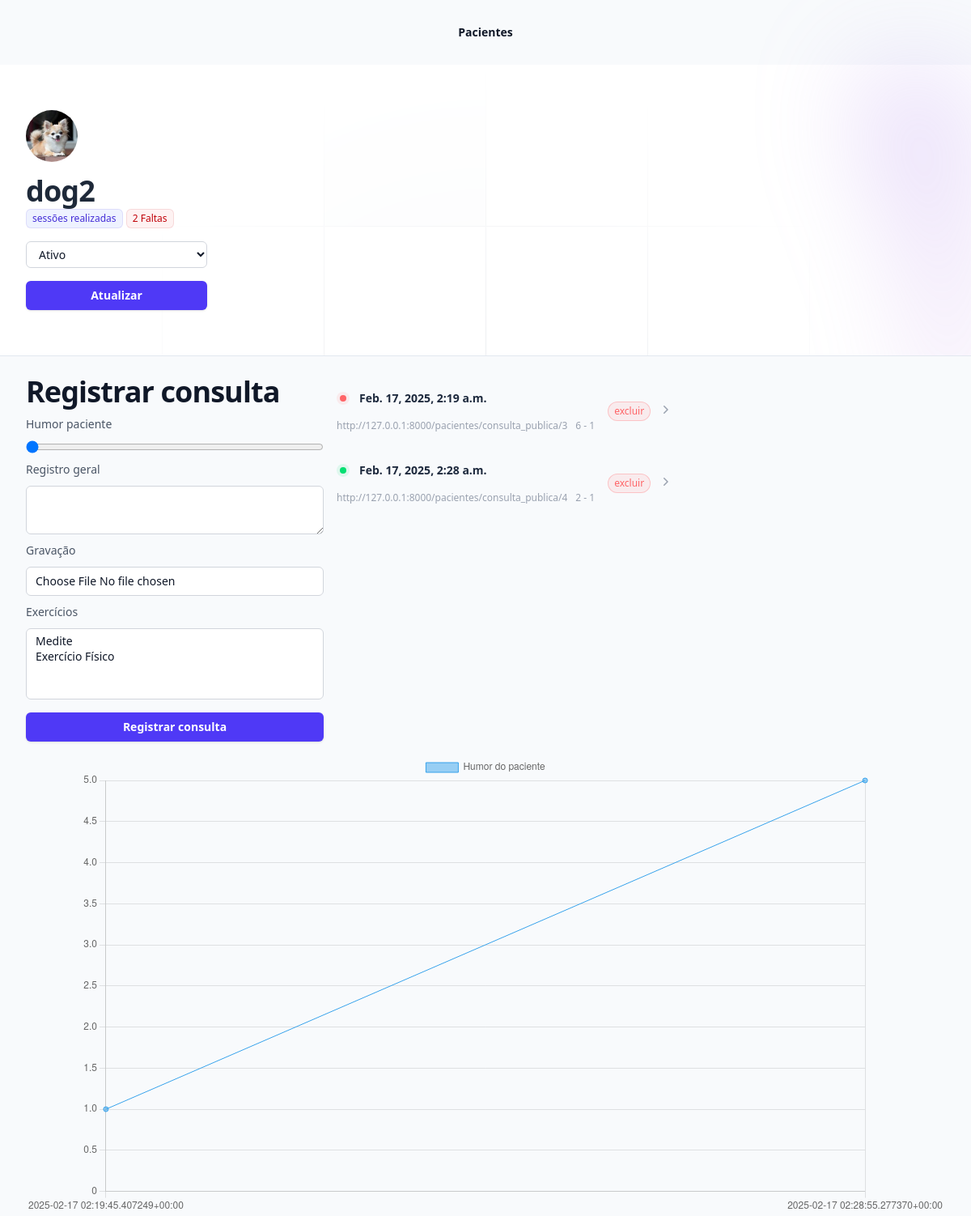
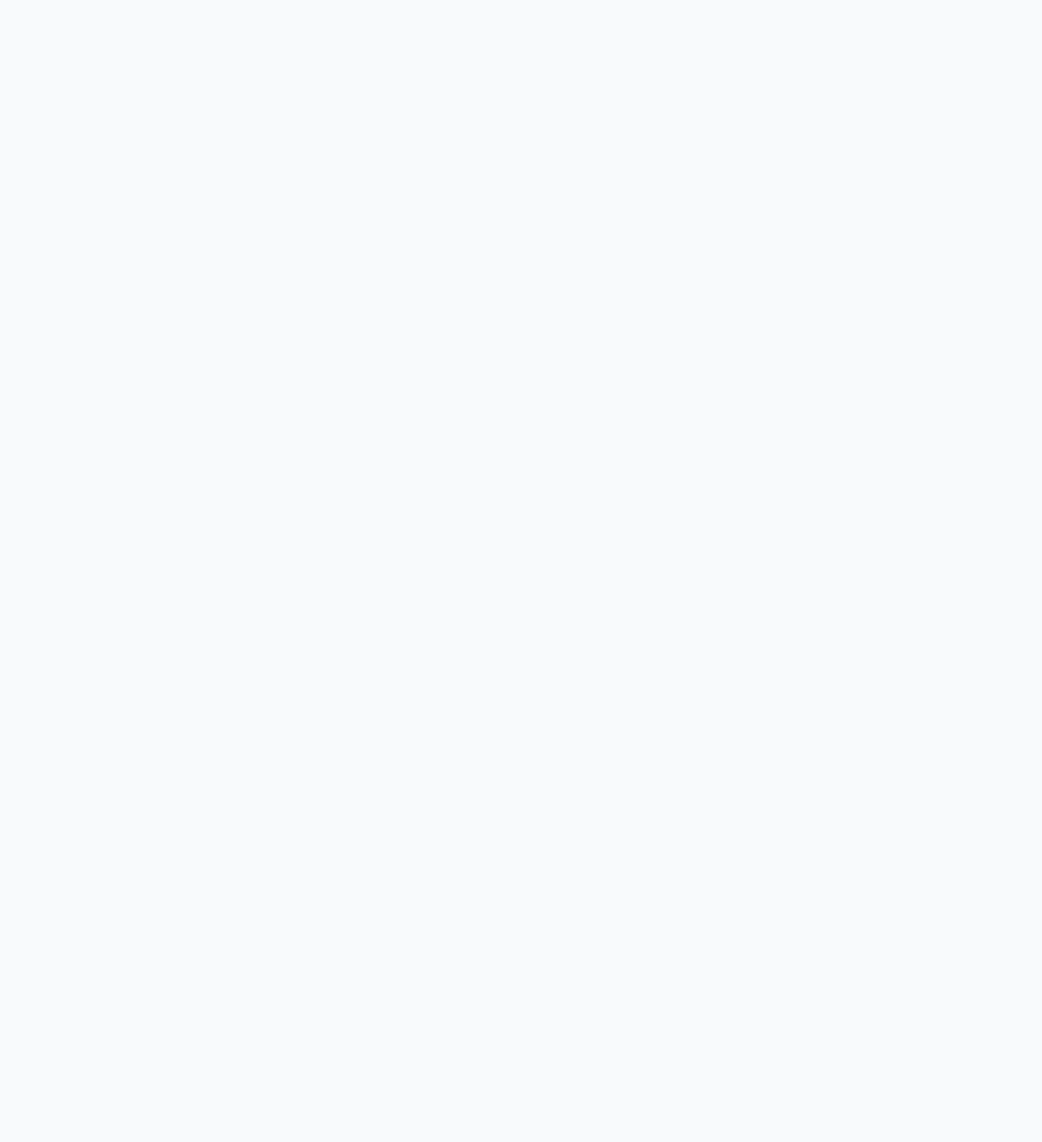
The page /pacientes/4 on the database its author committed (2 pictures, top to bottom).
### pacientes/models.py (models this page shows, shortened)
class Pacientes(models.Model):
    queixa_choices = (
        ('TDAH', 'TDAH'),
        ('D', 'Depressao'),
        ('A', 'Ansiedade'),
        ('TAG', 'Transtorno de ansiedade generalizada')
    )
    nome = models.CharField(max_length=255)
    email = models.EmailField()
    telefone = models.CharField(max_length=255, null=True,blank=True)
    foto = models.ImageField(upload_to='fotos')
    pagamento_em_dia = models.BooleanField(default=True)
    queixa = models.CharField(max_length=4, choices=queixa_choices)

class Consultas(models.Model):
    humor = models.PositiveIntegerField()
    registro_geral = models.TextField()
    video = models.FileField(upload_to="video")
    tarefas = models.ManyToManyField(Tarefas)
    paciente = models.ForeignKey(Pacientes, on_delete=models.CASCADE)
    data = models.DateTimeField(auto_now_add=True)
    @property
    def link_publico(self):
        return f"http://127.0.0.1:8000{reverse('consulta_publica', kwargs={'id': self.id})}"
    @property
    def views(self):
        views = Visualizacoes.objects.filter(consulta=self)
        totais = views.count()
        print("BOLAS BOLAS BOLAS")
        print(totais)
        unicas = views.values('ip').distinct().count()
        print(unicas)
        return f'{totais} - {unicas}'

### pacientes/views.py (the view, shortened to what this page needs)
# urls.py: path('<int:id>',views.paciente_view, name='paciente_view'),
def paciente_view(request, id):
    paciente = Pacientes.objects.get(id=id)
    if request.method == 'GET':
        tarefas = Tarefas.objects.all()
        consultas = Consultas.objects.filter(paciente=paciente)
        tuple_grafico = ([str(i.data) for i in consultas], [str(i.humor) for i in consultas])
        visualizacoes = Visualizacoes.objects.all()
        return render(request, 'paciente.html', {'paciente' :paciente, 'tarefas' : tarefas, 'consultas': consultas, 'tuple_grafico': tuple_grafico, 'visualizacoes': visualizacoes})

### pacientes/templates/paciente.html (shortened to what this page needs)
{% extends "base.html" %}
{% block 'body' %}
<div class="relative isolate">
    <div class="pointer-events-none absolute left-1/2 right-0 top-0 -z-10 -ml-24 transform-gpu overflow-hidden blur-3xl lg:ml-24 xl:ml-48" aria-hidden="true">
    </div>
    <div class="py-14 sm:py-14">
        <div class="mx-auto max-w-7xl px-6 lg:px-8">
          <div class="mx-auto max-w-2xl lg:mx-0">
            <img class="size-16 rounded-full" src="{{paciente.foto.url}}" alt="">
            <p class="mt-4 text-pretty text-4xl font-semibold tracking-tight text-gray-800 sm:text-4xl">{{paciente.nome}}</p>
            <span class="inline-flex items-center rounded-md bg-indigo-50 px-2 py-1 text-xs font-medium text-indigo-700 ring-1 ring-inset ring-indigo-700/10">{{total_consultas}} sessões realizadas</span>
            <span class="inline-flex items-center rounded-md bg-red-50 px-2 py-1 text-xs font-medium text-red-700 ring-1 ring-inset ring-red-700/10">2 Faltas</span>
            <form action="{%url 'atualizar_paciente' paciente.id%}" method="POST">{% csrf_token %}
                <select name="pagamento_em_dia" class="block w-1/3 mt-4 rounded-md bg-white px-3 py-1.5 text-base text-gray-900 outline outline-1 -outline-offset-1 outline-gray-300 placeholder:text-gray-400 focus:outline focus:outline-2 focus:-outline-offset-2 focus:outline-indigo-600 sm:text-sm/6">
                    <option value="ativo" {%if paciente.pagamento_em_dia %} selected {%endif%}>Ativo</option>
                </select>
                <button type="submit" class="inline-flex justify-center rounded-md bg-indigo-600 mt-4 cursor-pointer px-3 py-2  w-1/3 text-sm font-semibold text-white shadow-sm hover:bg-indigo-500 focus-visible:outline focus-visible:outline-2 focus-visible:outline-offset-2 focus-visible:outline-indigo-600">Atualizar</button>
            </form>
          </div>
        </div>
    </div>
    <div class="bg-slate-50 h-screen border-t-1 border-slate-200 ">
        <div class="max-w-7xl mx-auto px-6 lg:px-8 mt-6">
            <div class="grid grid-cols-3 gap-4">
                <div>
                    <h2 class="text-pretty text-3xl font-semibold tracking-tight text-gray-900 sm:text-4xl">Registrar consulta</h2>
                    <form action="{% url 'paciente_view' paciente.id %}" method="POST" enctype='multipart/form-data'>{% csrf_token %}
                        <label for="nome" class="block mt-2 text-sm/6 font-medium text-gray-600">Humor paciente</label>
                        <div class="mt-2">
                            <input type="range" name="humor" min="1" max="5" value="1" class="block w-full rounded-md text-base text-gray-900 placeholder:text-gray-400 sm:text-sm/6">
                        </div>
                        <label for="nome" class="block mt-2 text-sm/6 font-medium text-gray-600">Registro geral</label>
                        <div class="mt-2">
                            <textarea name="registro_geral" id="" class="block w-full rounded-md bg-white px-3 py-1.5 text-base text-gray-900 outline outline-1 -outline-offset-1 outline-gray-300 placeholder:text-gray-400 focus:outline focus:outline-2 focus:-outline-offset-2 focus:outline-indigo-600 sm:text-sm/6"></textarea>
                        </div>
                        <label for="nome" class="block mt-2 text-sm/6 font-medium text-gray-600">Gravação</label>
                        <div class="mt-2">
                            <input type="file" required name="video" id="foto" class="block w-full rounded-md bg-white px-3 py-1.5 text-base text-gray-900 outline outline-1 -outline-offset-1 outline-gray-300 placeholder:text-gray-400 focus:outline focus:outline-2 focus:-outline-offset-2 focus:outline-indigo-600 sm:text-sm/6">
                        </div>
                        <label for="nome" class="block mt-2 text-sm/6 font-medium text-gray-600">Exercícios</label>
                        <div class="mt-2">
                            <select name="tarefas" id="" multiple class="block w-full rounded-md bg-white px-3 py-1.5 text-base text-gray-900 outline outline-1 -outline-offset-1 outline-gray-300 placeholder:text-gray-400 focus:outline focus:outline-2 focus:-outline-offset-2 focus:outline-indigo-600 sm:text-sm/6">
                                    {% for tarefa in tarefas %}
                                        <option value="{{tarefa.id}}">{{tarefa.tarefa}}</option>
                                    {% endfor %}
                            </select>
                        </div>
                        <button type="submit" class="inline-flex justify-center rounded-md bg-indigo-600 mt-4 cursor-pointer px-3 py-2 w-full text-sm font-semibold text-white shadow-sm hover:bg-indigo-500 focus-visible:outline focus-visible:outline-2 focus-visible:outline-offset-2 focus-visible:outline-indigo-600">Registrar consulta</button>
                    </form>
                </div>
                <div class="mx-auto">
                    <ul role="list" class="divide-y divide-white/5">
                        {% for consulta in consultas %}
                            <li class="relative flex items-center space-x-4 py-4">
                            <div class="min-w-0 flex-auto">
                                <div class="flex items-center gap-x-3">
                                <div class="flex-none rounded-full p-1 {%if consulta.humor >= 3%}bg-green-400/10  text-green-400{%else%} bg-red-400/10  text-red-400 {% endif %}">
                                    <div class="size-2 rounded-full bg-current"></div>
                                </div>
                                <h2 class="min-w-0 text-sm/6 font-semibold text-slate-800">
                                    <a href="{% url 'consulta_publica' consulta.id%}" class="flex gap-x-2">
                                    <span class="truncate">{{consulta.data}}</span>
                                    </a>
                                </h2>
                                </div>
                                <div class="mt-3 flex items-center gap-x-2.5 text-xs/5 text-gray-400">
                                <p class="truncate">{{consulta.link_publico}}</p>
                                <p class="whitespace-nowrap">{{consulta.views}}</p>
                                </div>
                            </div>
                                <a href="{% url 'excluir_consulta' consulta.id %}" class="flex gap-x-2">
                                    <div class="flex-none rounded-full bg-red-400/10 px-2 py-1 text-xs font-medium text-red-400 ring-1 ring-inset ring-red-400/30">excluir</div>
                                    <svg class="size-5 flex-none text-gray-400" viewBox="0 0 20 20" fill="currentColor" aria-hidden="true" data-slot="icon">
                                        <path fill-rule="evenodd" d="M8.22 5.22a.75.75 0 0 1 1.06 0l4.25 4.25a.75.75 0 0 1 0 1.06l-4.25 4.25a.75.75 0 0 1-1.06-1.06L11.94 10 8.22 6.28a.75.75 0 0 1 0-1.06Z" clip-rule="evenodd" />
                                    </svg>
                                </a>
                            </li>
                        {% endfor %}
                      </ul>
                </div>
            </div>
            <div class="mt-4">
                <canvas id="myChart"></canvas>
              </div>
        </div>
    </div>
</div>
<script>
    const ctx = document.getElementById('myChart');
    new Chart(ctx, {
      type: 'line',
      data: {
        labels: {{tuple_grafico.0|safe}},
        datasets: [{
          label: 'Humor do paciente',
          data: {{tuple_grafico.1|safe}},
          borderWidth: 1
        }]
      },
      options: {
        scales: {
          y: {
            beginAtZero: true
          }
        }
      }
    });
</script>
{% endblock 'body' %}

### templates/base.html (shortened to what this page needs)
<!DOCTYPE html>
<html lang="en">
<head>
    <script src="https://unpkg.com/@tailwindcss/browser@4"></script>
</head>
<body>
    <header class="bg-slate-50">
        <nav class="flex items-center justify-between p-6 lg:px-8" aria-label="Global">
          <div class="flex lg:flex-1">
            <a href="#" class="-m-1.5 p-1.5">
            </a>
          </div>
          <div class="hidden lg:flex lg:gap-x-12">
            <a href="{% url 'pacientes' %}" class="text-sm/6 font-semibold text-gray-900">Pacientes</a>
          </div>
        </nav>
      </header>
    {% block 'body' %}{% endblock 'body' %}
</body>
</html>

### rows shown on the page
Pacientes: foto (picture), nome "dog2", pagamento_em_dia "Ativo"
Consultas: humor 1 (drawn), data "Feb. 17, 2025, 2:19 a.m.", link_publico "http://127.0.0.1:8000/pacientes/consulta_publica/3", views "6 - 1"
Consultas: humor 5 (drawn), data "Feb. 17, 2025, 2:28 a.m.", link_publico "http://127.0.0.1:8000/pacientes/consulta_publica/4", views "2 - 1"

### other values the page prints
chart data {{ tuple_grafico.1|safe }} ['1', '5']
